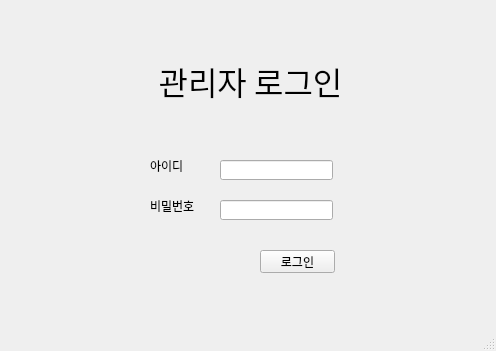
<?xml version="1.0" encoding="UTF-8"?>
<ui version="4.0">
 <class>MainWindow</class>
 <widget class="QMainWindow" name="MainWindow">
  <property name="geometry">
   <rect>
    <x>0</x>
    <y>0</y>
    <width>496</width>
    <height>351</height>
   </rect>
  </property>
  <property name="windowTitle">
   <string>다인승 도로 단속 프로그램</string>
  </property>
  <widget class="QWidget" name="centralwidget">
   <widget class="QLabel" name="title">
    <property name="geometry">
     <rect>
      <x>140</x>
      <y>50</y>
      <width>221</width>
      <height>61</height>
     </rect>
    </property>
    <property name="font">
     <font>
      <family>Agency FB</family>
      <pointsize>24</pointsize>
     </font>
    </property>
    <property name="text">
     <string>관리자 로그인</string>
    </property>
    <property name="alignment">
     <set>Qt::AlignCenter</set>
    </property>
   </widget>
   <widget class="QLineEdit" name="lineEdit">
    <property name="geometry">
     <rect>
      <x>220</x>
      <y>160</y>
      <width>113</width>
      <height>20</height>
     </rect>
    </property>
   </widget>
   <widget class="QLabel" name="label_2">
    <property name="geometry">
     <rect>
      <x>150</x>
      <y>200</y>
      <width>56</width>
      <height>12</height>
     </rect>
    </property>
    <property name="text">
     <string>비밀번호</string>
    </property>
   </widget>
   <widget class="QLineEdit" name="lineEdit_2">
    <property name="geometry">
     <rect>
      <x>220</x>
      <y>200</y>
      <width>113</width>
      <height>20</height>
     </rect>
    </property>
    <property name="echoMode">
     <enum>QLineEdit::Password</enum>
    </property>
   </widget>
   <widget class="QLabel" name="label">
    <property name="geometry">
     <rect>
      <x>150</x>
      <y>160</y>
      <width>56</width>
      <height>12</height>
     </rect>
    </property>
    <property name="text">
     <string>아이디</string>
    </property>
   </widget>
   <widget class="QPushButton" name="pushButton">
    <property name="geometry">
     <rect>
      <x>260</x>
      <y>250</y>
      <width>75</width>
      <height>23</height>
     </rect>
    </property>
    <property name="text">
     <string>로그인</string>
    </property>
   </widget>
  </widget>
  <widget class="QMenuBar" name="menubar">
   <property name="geometry">
    <rect>
     <x>0</x>
     <y>0</y>
     <width>496</width>
     <height>21</height>
    </rect>
   </property>
  </widget>
  <widget class="QStatusBar" name="statusbar"/>
 </widget>
 <resources/>
 <connections/>
</ui>
